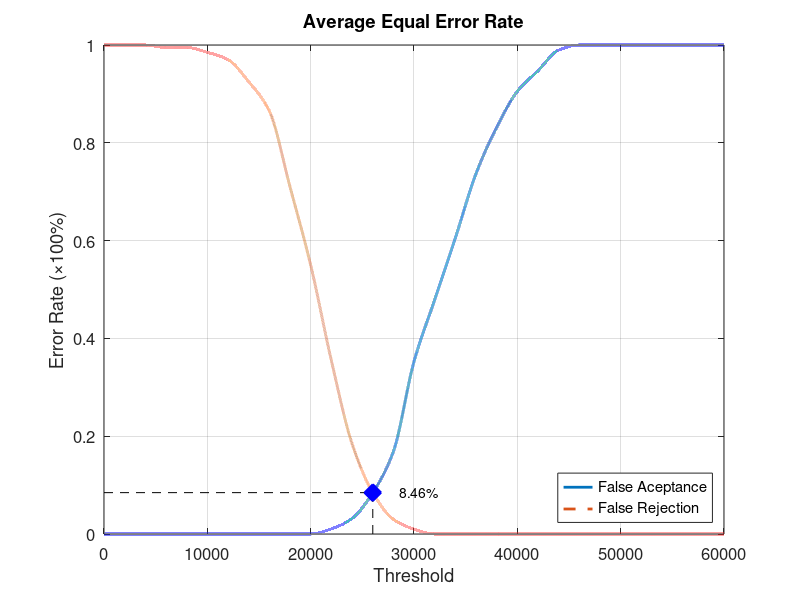
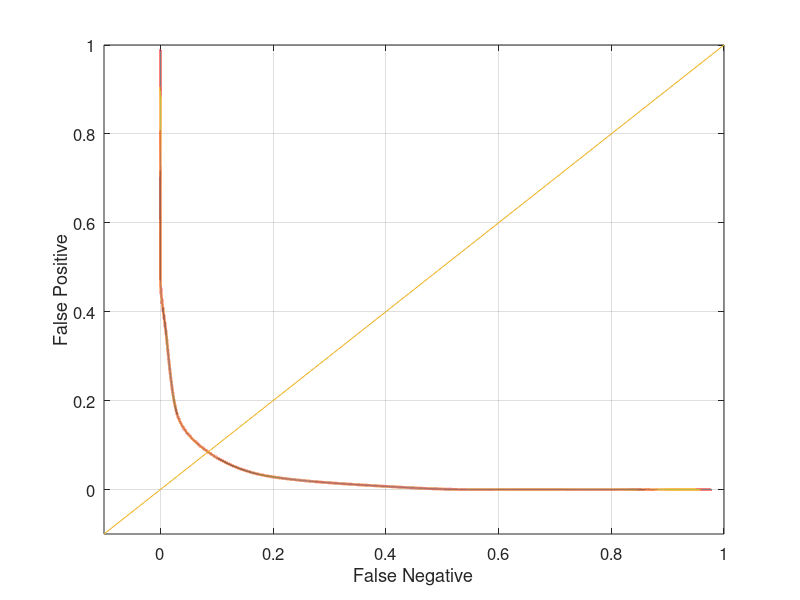

Write MATLAB code to recreate these figures, in order.
function yEER = Database3_3
close all;
clear;
clc;
x = 0:2000:60000;
xq = 0:0.5:60000;

y0 = [0 0 0 0 0 0 0 0 0 0 0 0.0105263 0.0315789 0.0842105 0.168421 0.352632 0.478947 0.605263 0.736842 0.831579 0.905263 0.947368 0.989474 1 1 1 1 1 1 1 1];
yy0 = interp1(x, y0, xq, 'pchip');
y1 = [1 1 1 0.995 0.995 0.985 0.97 0.925 0.865 0.71 0.55 0.355 0.185 0.085 0.03 0.01 0 0 0 0 0 0 0 0 0 0 0 0 0 0 0];
yy1 = interp1(x, y1, xq, 'pchip');

% Calculating EER: 
y2 = abs(y0 - y1);
find(y2 == min(y2))
yy2 = abs(yy0 - yy1);
xEER = find(yy2 == min(yy2));
xEERIndex = xq(xEER) % X-axis EER
yEER = yy0(xEER) % Y-axis EER

main = figure
plot(xq, yy0,'-','LineWidth', 2);	hold on
plot(xq, yy1,'--','LineWidth', 2);	hold on
plot([xEERIndex xEERIndex], [0 yEER], 'k--');	hold on
plot([0 xEERIndex], [yEER yEER], 'k--');	hold on
plot(xEERIndex, yEER, 'bx', 'LineWidth', 10);	hold on
text(xEERIndex + 10 * xEERIndex / 100, yEER, [num2str(round((10000 * yEER)) / 100) '%'])
legend('False Aceptance', 'False Rejection', 'Location', 'SouthEast')
xlabel('Threshold')
ylabel('Error Rate (\times100%)')
title('Average Equal Error Rate')
set(gca, 'FontSize', 12)
axis([0 60000 0 1])
grid on

print(main, 'Database3_3Main', '-dpng');
FNRxFPR = figure('Color', [1 1 1]);
plot(yy1, yy0, '-', yy1, yy0, 'LineWidth', 2);
hold on
y = -0.1:0.1:1
plot(y, y); 
set(gca, 'FontSize', 12)
xlabel('False Negative')
ylabel('False Positive')
axis([-0.1 1 -0.1 1])
set(gca, 'FontSize', 12)
grid on

print(FNRxFPR, 'Database3_3FNRxFPR','-dpng');
end
